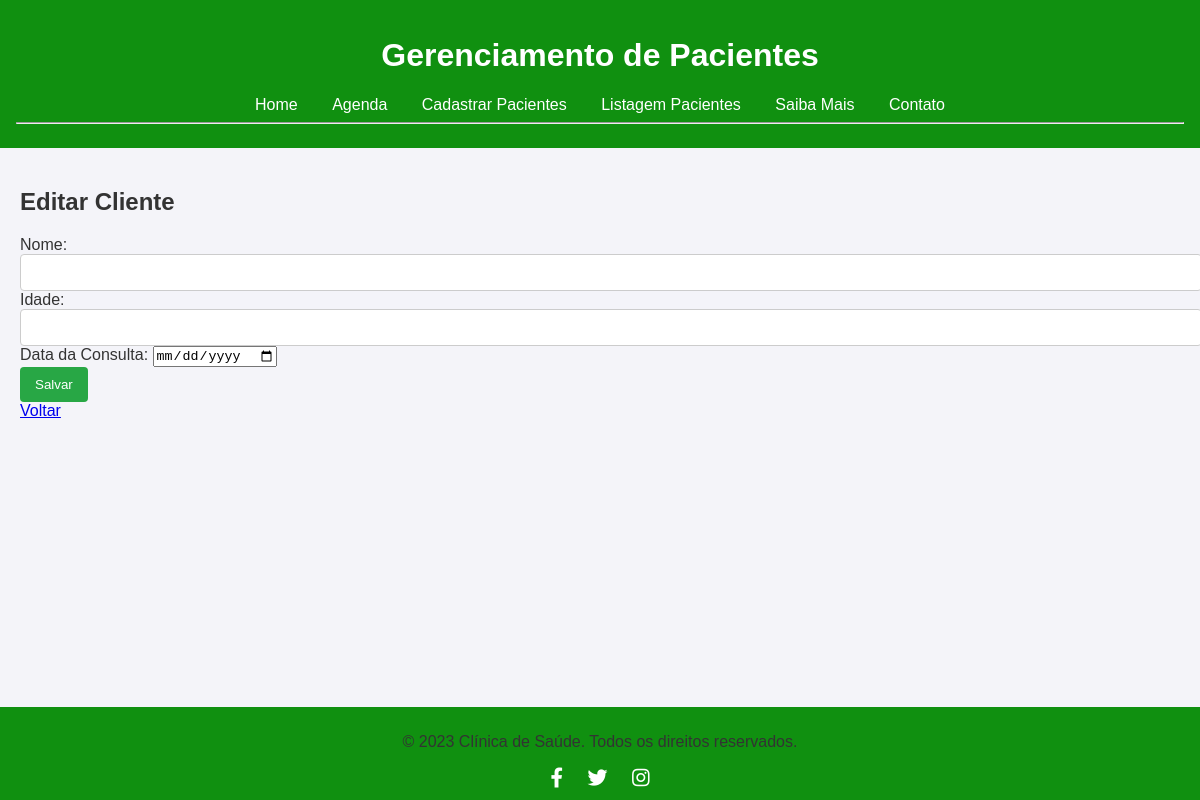
Before: /editar/14 with the older database file.
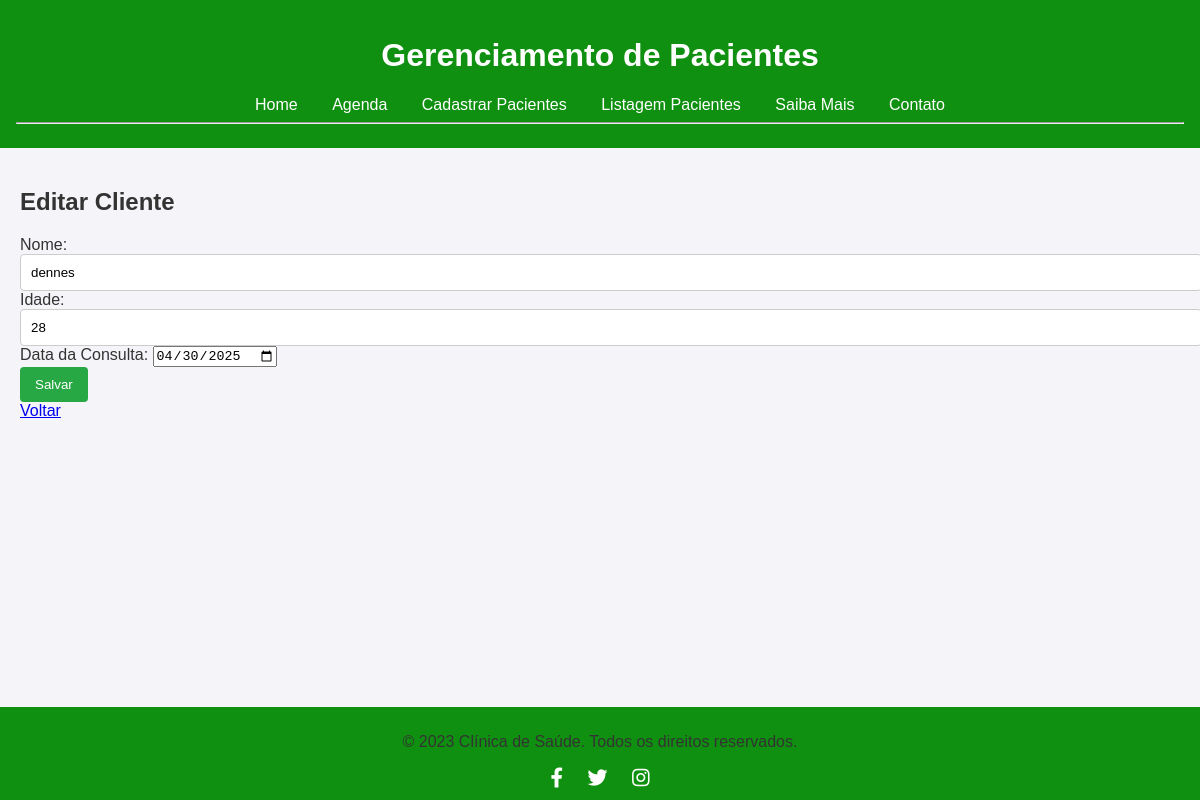
After: the same page with the newer database file.
### tables this page shows
CREATE TABLE clientes (
            id INTEGER PRIMARY KEY AUTOINCREMENT,
            nome TEXT NOT NULL,
            idade TEXT NOT NULL,
            data_cadastro TEXT NOT NULL  
        );

### app.py (the view, shortened to what this page needs)
@app.route('/editar/<int:index>', methods=['GET', 'POST'])
def editar(index):
    conn = get_db_connection()
    cliente = conn.execute('SELECT * FROM clientes WHERE id = ?', (index,)).fetchone()
    conn.close()
    return render_template('form.html', titulo='Editar Cliente', cliente=cliente)

### app.py (called while the page is built)
def get_db_connection():
    conn = sqlite3.connect('database.db')
    conn.row_factory = sqlite3.Row
    return conn

### Templates/form.html (shortened to what this page needs)
{% extends 'base.html' %}
{% block conteudo %}
    <h2>{{ titulo }}</h2>
    <form method="post">
        <label for="nome">Nome:</label>
        <input type="text" id="nome" name="nome" value="{{ cliente.nome if cliente else '' }}" required><br>
        <label for="idade">Idade:</label>
        <input type="text" id="idade" name="idade" value="{{ cliente.idade if cliente else '' }}" required><br>
        <label for="data_cadastro">Data da Consulta:</label>
        <input type="date" id="data_cadastro" name="data_cadastro" value="{{ cliente.data_cadastro if cliente else '' }}" required><br>
        <button type="submit">Salvar</button>
    </form>
    <a href="{{ url_for('index') }}">Voltar</a>
{% endblock %}

### Templates/base.html (shortened to what this page needs)
<!DOCTYPE html>
<html lang="pt-br">
<head>
    <link rel="stylesheet" href="https://cdnjs.cloudflare.com/ajax/libs/font-awesome/5.15.4/css/all.min.css">
</head>
<body>
    <header>
        <h1>Gerenciamento de Pacientes</h1>
        <nav>
            <a href="{{ url_for('index') }}">Home</a>
            <a href="{{ url_for('agenda') }}">Agenda</a>
            <a href="{{ url_for('cadastrar') }}">Cadastrar Pacientes</a>
            <a href="{{ url_for('listagem') }}">Listagem Pacientes</a>
            <a href="{{ url_for('saiba_mais') }}">Saiba Mais</a>
            <a href="{{ url_for('contato') }}">Contato</a>
        </nav>
        <hr>
    </header>
    <main>
        {% block conteudo %}{% endblock %}
    </main>
    <footer>
        <div>
            <p>&copy; 2023 Clínica de Saúde. Todos os direitos reservados.</p>
            <div class="social-links">
                <a href="#"><i class="fab fa-facebook-f"></i></a>
                <a href="#"><i class="fab fa-twitter"></i></a>
                <a href="#"><i class="fab fa-instagram"></i></a>
            </div>
        </div>
    </footer>
</body>
</html>

### Templates/base.html (style rules this page uses)
body { font-family: Arial, sans-serif; margin: 0; padding: 0; background-color: #f4f4f9; color: #333; }
header { background-color:#109010; color: white; padding: 1rem; text-align: center; }
header nav a { color: white; text-decoration: none; margin: 0 15px; }
main { padding: 20px; }
footer { text-align: center; background-color: #109010; padding: 10px 0; position: fixed; bottom: 0; width: 100%; }
.social-links { margin-top: 10px; }
.social-links a { color: white; margin: 0 10px; font-size: 20px; }
input[type="text"], input[type="number"] { width: 100%; padding: 10px; border: 1px solid #ccc; border-radius: 4px; }
button { background: #28a745; color: white; padding: 10px 15px; border: none; border-radius: 4px; cursor: pointer; }

Changed rows visible on the page:
added clientes: nome "dennes", idade "28", data_cadastro "04/30/2025"
